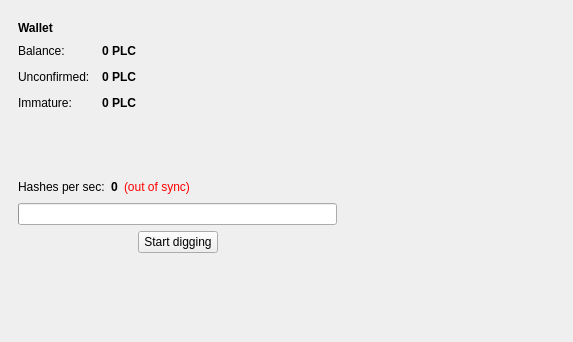
<?xml version="1.0" encoding="UTF-8"?>
<ui version="4.0">
 <class>DigPage</class>
 <widget class="QWidget" name="DigPage">
  <property name="geometry">
   <rect>
    <x>0</x>
    <y>0</y>
    <width>573</width>
    <height>342</height>
   </rect>
  </property>
  <property name="windowTitle">
   <string>DigPage</string>
  </property>
  <widget class="QWidget" name="layoutWidget">
   <property name="geometry">
    <rect>
     <x>10</x>
     <y>10</y>
     <width>327</width>
     <height>304</height>
    </rect>
   </property>
   <layout class="QVBoxLayout" name="verticalLayout">
    <property name="leftMargin">
     <number>8</number>
    </property>
    <property name="topMargin">
     <number>8</number>
    </property>
    <item>
     <layout class="QHBoxLayout" name="horizontalLayout">
      <item>
       <widget class="QLabel" name="label_14">
        <property name="font">
         <font>
          <weight>75</weight>
          <bold>true</bold>
         </font>
        </property>
        <property name="text">
         <string>Wallet</string>
        </property>
       </widget>
      </item>
      <item>
       <spacer name="horizontalSpacer_2">
        <property name="orientation">
         <enum>Qt::Horizontal</enum>
        </property>
        <property name="sizeHint" stdset="0">
         <size>
          <width>118</width>
          <height>20</height>
         </size>
        </property>
       </spacer>
      </item>
     </layout>
    </item>
    <item>
     <layout class="QFormLayout" name="formLayout">
      <property name="fieldGrowthPolicy">
       <enum>QFormLayout::AllNonFixedFieldsGrow</enum>
      </property>
      <property name="horizontalSpacing">
       <number>12</number>
      </property>
      <property name="verticalSpacing">
       <number>12</number>
      </property>
      <item row="0" column="0">
       <widget class="QLabel" name="label_4">
        <property name="text">
         <string>Balance:</string>
        </property>
        <property name="alignment">
         <set>Qt::AlignLeading|Qt::AlignLeft|Qt::AlignVCenter</set>
        </property>
       </widget>
      </item>
      <item row="0" column="1">
       <widget class="QLabel" name="lblBalance">
        <property name="font">
         <font>
          <weight>75</weight>
          <bold>true</bold>
         </font>
        </property>
        <property name="text">
         <string>0 PLC</string>
        </property>
        <property name="alignment">
         <set>Qt::AlignLeading|Qt::AlignLeft|Qt::AlignVCenter</set>
        </property>
       </widget>
      </item>
      <item row="1" column="0">
       <widget class="QLabel" name="label_5">
        <property name="text">
         <string>Unconfirmed:</string>
        </property>
        <property name="alignment">
         <set>Qt::AlignLeading|Qt::AlignLeft|Qt::AlignVCenter</set>
        </property>
       </widget>
      </item>
      <item row="1" column="1">
       <widget class="QLabel" name="lblUnconfirmed">
        <property name="font">
         <font>
          <weight>75</weight>
          <bold>true</bold>
         </font>
        </property>
        <property name="text">
         <string>0 PLC</string>
        </property>
        <property name="alignment">
         <set>Qt::AlignLeading|Qt::AlignLeft|Qt::AlignVCenter</set>
        </property>
       </widget>
      </item>
      <item row="2" column="0">
       <widget class="QLabel" name="label_12">
        <property name="text">
         <string>Immature:</string>
        </property>
        <property name="alignment">
         <set>Qt::AlignLeading|Qt::AlignLeft|Qt::AlignVCenter</set>
        </property>
       </widget>
      </item>
      <item row="2" column="1">
       <widget class="QLabel" name="lblInmature">
        <property name="font">
         <font>
          <weight>75</weight>
          <bold>true</bold>
         </font>
        </property>
        <property name="text">
         <string>0 PLC</string>
        </property>
        <property name="alignment">
         <set>Qt::AlignLeading|Qt::AlignLeft|Qt::AlignVCenter</set>
        </property>
       </widget>
      </item>
     </layout>
    </item>
    <item>
     <spacer name="horizontalSpacer_7">
      <property name="orientation">
       <enum>Qt::Vertical</enum>
      </property>
      <property name="sizeHint" stdset="0">
       <size>
        <width>276</width>
        <height>105</height>
       </size>
      </property>
     </spacer>
    </item>
    <item>
     <layout class="QHBoxLayout" name="horizontalLayout_2">
      <item>
       <widget class="QLabel" name="label_3">
        <property name="text">
         <string>Hashes per sec:</string>
        </property>
       </widget>
      </item>
      <item>
       <widget class="QLabel" name="lblHashes">
        <property name="font">
         <font>
          <weight>75</weight>
          <bold>true</bold>
         </font>
        </property>
        <property name="text">
         <string>0</string>
        </property>
       </widget>
      </item>
      <item>
       <widget class="QLabel" name="labelWalletStatus">
        <property name="toolTip">
         <string>The displayed information may be out of date. Your wallet automatically synchronizes with the PLNcoin network after a connection is established, but this process has not completed yet.</string>
        </property>
        <property name="styleSheet">
         <string notr="true">QLabel { color: red; }</string>
        </property>
        <property name="text">
         <string notr="true">(out of sync)</string>
        </property>
        <property name="alignment">
         <set>Qt::AlignLeading|Qt::AlignLeft|Qt::AlignVCenter</set>
        </property>
       </widget>
      </item>
      <item>
       <spacer name="horizontalSpacer_3">
        <property name="orientation">
         <enum>Qt::Horizontal</enum>
        </property>
        <property name="sizeHint" stdset="0">
         <size>
          <width>118</width>
          <height>20</height>
         </size>
        </property>
       </spacer>
      </item>
     </layout>
    </item>
    <item>
     <widget class="QProgressBar" name="progressBar">
      <property name="enabled">
       <bool>true</bool>
      </property>
      <property name="statusTip">
       <string>Maximum: 0</string>
      </property>
      <property name="maximum">
       <number>1000</number>
      </property>
      <property name="value">
       <number>0</number>
      </property>
      <property name="textVisible">
       <bool>false</bool>
      </property>
      <property name="format">
       <string notr="true"/>
      </property>
     </widget>
    </item>
    <item>
     <layout class="QHBoxLayout" name="horizontalLayout_3">
      <item>
       <spacer name="horizontalSpacer_4">
        <property name="orientation">
         <enum>Qt::Horizontal</enum>
        </property>
        <property name="sizeHint" stdset="0">
         <size>
          <width>118</width>
          <height>20</height>
         </size>
        </property>
       </spacer>
      </item>
      <item>
       <widget class="QPushButton" name="btnDig">
        <property name="text">
         <string>Start digging</string>
        </property>
       </widget>
      </item>
      <item>
       <spacer name="horizontalSpacer_5">
        <property name="orientation">
         <enum>Qt::Horizontal</enum>
        </property>
        <property name="sizeHint" stdset="0">
         <size>
          <width>118</width>
          <height>20</height>
         </size>
        </property>
       </spacer>
      </item>
     </layout>
    </item>
    <item>
     <spacer name="horizontalSpacer_6">
      <property name="orientation">
       <enum>Qt::Vertical</enum>
      </property>
      <property name="sizeHint" stdset="0">
       <size>
        <width>276</width>
        <height>105</height>
       </size>
      </property>
     </spacer>
    </item>
   </layout>
  </widget>
  <zorder></zorder>
  <zorder></zorder>
  <zorder>layoutWidget</zorder>
 </widget>
 <resources/>
 <connections/>
</ui>
